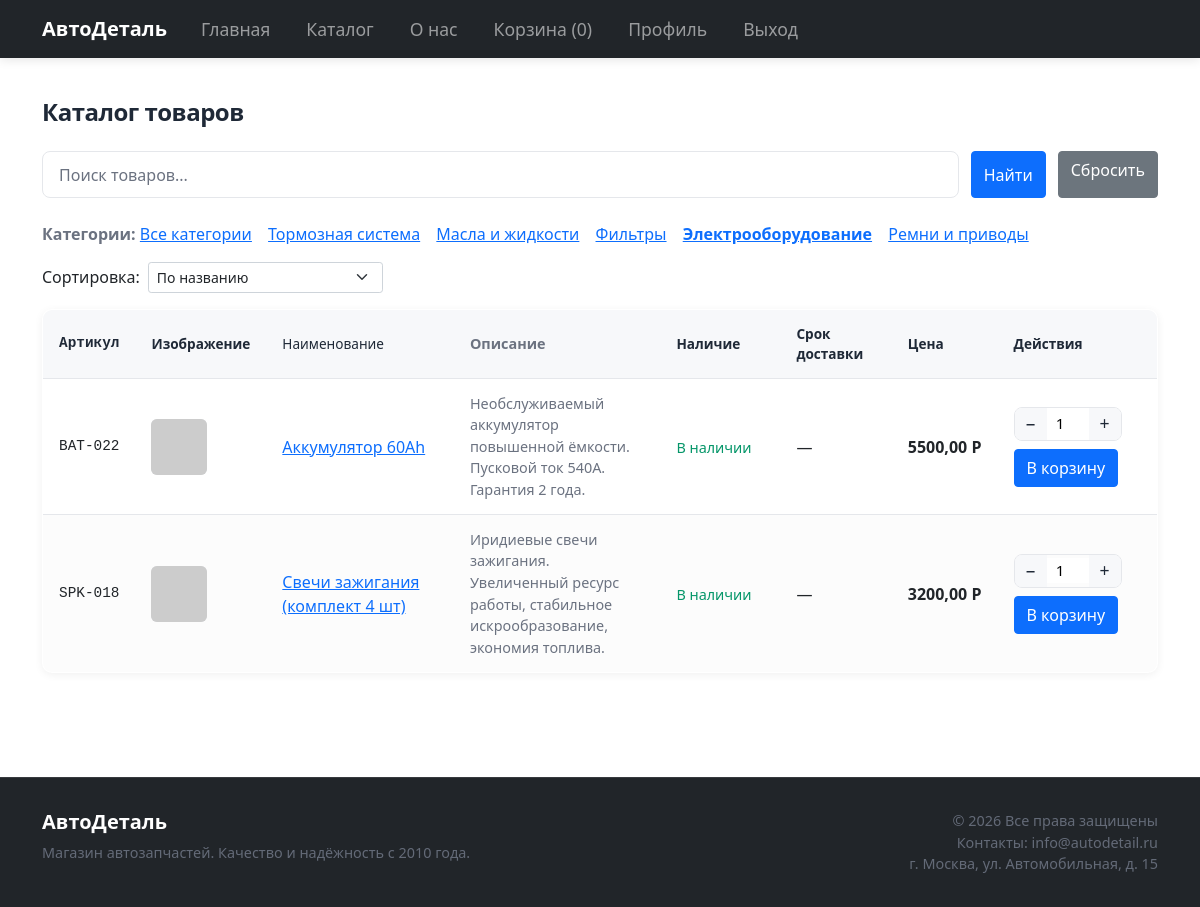
/catalog/?category=electrical&sort=name (signed in), run on the app's committed database.
### products/models.py (models this page shows, shortened)
class Category(models.Model):
    name = models.CharField(max_length=100, verbose_name='Название')
    slug = models.SlugField(unique=True, verbose_name='URL')
    description = models.TextField(verbose_name='Описание', blank=True)
    class Meta:
        verbose_name = 'Категория'
        verbose_name_plural = 'Категории'

class Product(models.Model):
    category = models.ForeignKey(
        Category,
        on_delete=models.CASCADE,
        related_name='products',
        verbose_name='Категория',
    )
    article = models.CharField(
        max_length=50,
        verbose_name='Артикул',
        blank=True,
        help_text='Например: BRK-001, OIL-005',
    )
    name = models.CharField(max_length=200, verbose_name='Название')
    slug = models.SlugField(unique=True, verbose_name='URL')
    description = models.TextField(verbose_name='Описание')
    price = models.DecimalField(
        max_digits=10,
        decimal_places=2,
        verbose_name='Цена',
    )
    image = models.ImageField(
        upload_to='products/%Y/%m/%d/',
        verbose_name='Изображение',
        blank=True,
        null=True,
    )
    stock = models.PositiveIntegerField(verbose_name='Количество на складе', default=0)
    delivery_days = models.CharField(
        max_length=50,
        verbose_name='Срок доставки при отсутствии',
        blank=True,
        help_text='Например: 3 дня',
    )
    available = models.BooleanField(default=True, verbose_name='Доступен')
    created = models.DateTimeField(auto_now_add=True, verbose_name='Создан')
    updated = models.DateTimeField(auto_now=True, verbose_name='Обновлён')
    class Meta:
        verbose_name = 'Товар'
        verbose_name_plural = 'Товары'
        ordering = ['-created']
    def get_absolute_url(self):
        return reverse('products:product_detail', args=[self.slug])
    @property
    def in_stock(self):
        return self.stock > 0

### products/views.py (the view)
# urls.py: path('catalog/', views.catalog_view, name='catalog'),
def catalog_view(request):
    products = Product.objects.filter(available=True).select_related('category')
    category_slug = request.GET.get('category')
    if category_slug:
        products = products.filter(category__slug=category_slug)
    query = request.GET.get('q')
    if query:
        products = products.filter(
            Q(name__icontains=query)
            | Q(description__icontains=query)
            | Q(article__icontains=query)
        )
    sort_by = request.GET.get('sort', 'name')
    if sort_by == 'price_asc':
        products = products.order_by('price')
    elif sort_by == 'price_desc':
        products = products.order_by('-price')
    else:
        products = products.order_by('name')
    paginator = Paginator(products, CATALOG_PAGE_SIZE)
    page = request.GET.get('page')
    try:
        products_page = paginator.page(page)
    except PageNotAnInteger:
        products_page = paginator.page(1)
    except EmptyPage:
        products_page = paginator.page(paginator.num_pages)
    context = {
        'products': products_page,
        'categories': Category.objects.all(),
        'sort': sort_by,
        'query': query or '',
        'category_slug': category_slug or '',
    }
    return render(request, 'products/catalog.html', context)

### cart/context_processors.py (called while the page is built)
def cart_total(request):
    if not hasattr(request, 'user') or not request.user:
        return {'cart_total_items': 0, 'cart': None}
    try:
        cart = get_or_create_cart(request)
        return {'cart_total_items': cart.total_items, 'cart': cart}
    except Exception:
        return {'cart_total_items': 0, 'cart': None}

### cart/models.py (called while the page is built)
    @property
    def total_items(self):
        return sum(item.quantity for item in self.items.all())

### cart/views.py (called while the page is built)
def get_or_create_cart(request):
    if request.user.is_authenticated:
        cart, _ = Cart.objects.get_or_create(user=request.user)
    else:
        if not request.session.session_key:
            request.session.create()
        cart, _ = Cart.objects.get_or_create(session_key=request.session.session_key)
    return cart

### templates/products/catalog.html (shortened to what this page needs)
{% extends 'base.html' %}
{% load static %}
{% block content %}
<h1 class="page-title">Каталог товаров</h1>
<form method="get" class="search-bar">
  <input type="search" name="q" value="{{ query }}" placeholder="Поиск товаров..." aria-label="Поиск">
  <button type="submit" class="btn btn-primary">Найти</button>
  {% if query or category_slug %}<a href="{% url 'products:catalog' %}" class="btn btn-secondary">Сбросить</a>{% endif %}
</form>
{% if categories %}
<p class="filter-categories">
  <strong>Категории:</strong>
  <a href="{% url 'products:catalog' %}{% if query %}?q={{ query|urlencode }}&sort={{ sort }}{% endif %}" class="{% if not category_slug %}active{% endif %}">Все категории</a>
  {% for cat in categories %}
  <a href="{% url 'products:catalog' %}?category={{ cat.slug }}{% if query %}&q={{ query|urlencode }}{% endif %}&sort={{ sort }}" class="{% if category_slug == cat.slug %}active{% endif %}">{{ cat.name }}</a>
  {% endfor %}
</p>
{% endif %}
<div class="catalog-toolbar d-flex flex-wrap align-items-center gap-2 mb-3">
  <label class="mb-0">Сортировка:</label>
  <form method="get" class="d-flex align-items-center gap-1" id="sort-form">
    <select name="sort" class="form-select form-select-sm" style="width: auto;" onchange="this.form.submit()">
      <option value="name" {% if sort == 'name' %}selected{% endif %}>По названию</option>
    </select>
  </form>
</div>
<table class="catalog-table">
  <thead>
    <tr>
      <th class="col-article">Артикул</th>
      <th class="col-image">Изображение</th>
      <th class="col-name">Наименование</th>
      <th class="col-desc">Описание</th>
      <th class="col-availability">Наличие</th>
      <th class="col-delivery">Срок доставки</th>
      <th class="col-price">Цена</th>
      <th class="col-actions">Действия</th>
    </tr>
  </thead>
  <tbody>
    {% for product in products %}
    <tr>
      <td class="col-article">{{ product.article|default:product.id }}</td>
      <td class="col-image">
        {% if product.image %}
        <img src="{{ product.image.url }}" alt="{{ product.name }}" width="56" height="56">
        {% else %}
        <img src="https://placehold.co/56x56/e5e7eb/6b7280?text={{ product.article|default:'—' }}" alt="" width="56" height="56">
        {% endif %}
      </td>
      <td class="col-name"><a href="{{ product.get_absolute_url }}">{{ product.name }}</a></td>
      <td class="col-desc">{{ product.description|truncatewords:20 }}</td>
      <td class="col-availability">
        {% if product.in_stock %}
        <span class="availability-in">В наличии</span>
        {% else %}
        <span class="availability-order">Под заказ</span>
        {% endif %}
      </td>
      <td class="col-delivery">{% if product.delivery_days %}{{ product.delivery_days }}{% else %}—{% endif %}</td>
      <td class="col-price">{{ product.price }} Р</td>
      <td class="col-actions">
        <form method="post" action="{% url 'cart:add_to_cart' %}" class="add-to-cart-form">
          <div class="qty-control">
            <button type="button" class="qty-minus" aria-label="Уменьшить">−</button>
            <input type="number" name="quantity" value="1" min="1" max="99" aria-label="Количество">
            <button type="button" class="qty-plus" aria-label="Увеличить">+</button>
          </div>
          <button type="submit" class="btn btn-primary add-to-cart-btn">В корзину</button>
        </form>
      </td>
    </tr>
    {% empty %}
    <tr><td colspan="9" class="text-center py-4">Товаров не найдено.</td></tr>
    {% endfor %}
  </tbody>
</table>
{% endblock %}

### static/css/style.css (style rules this page uses)
:root { --color-primary: #2563eb; --color-primary-hover: #1d4ed8; --color-text: #1f2937; --color-text-muted: #6b7280; --color-bg: #ffffff; --color-bg-light: #f7f8fa; --color-border: #e5e7eb; --color-success: #059669; --color-warning: #d97706; --font-sans: -apple-system, BlinkMacSystemFont, "Segoe UI", Roboto, "Helvetica Neue", Arial, sans-serif; --max-width: 1200px; --header-bg: #fafafa; }
* { box-sizing: border-box; }
body { margin: 0; font-family: var(--font-sans), 'Arial', sans-serif; font-size: 16px; line-height: 1.6; color: var(--color-text); background: var(--color-bg); min-height: 100vh; display: flex; flex-direction: column; -webkit-font-smoothing: antialiased; }
a { color: var(--color-primary); text-decoration: none; }
h1 { font-size: 1.75rem; margin: 0 0 1.5rem; color: var(--color-text); }
p { margin: 0 0 0.75rem; color: var(--color-text-muted); }
.btn { display: inline-flex; align-items: center; justify-content: center; gap: 0.5rem; padding: 0.6rem 1.25rem; font-size: 1rem; font-family: inherit; font-weight: 500; border: none; border-radius: 8px; cursor: pointer; text-decoration: none; transition: background 0.2s ease, transform 0.15s ease, box-shadow 0.2s ease; }
.btn-primary { background: var(--color-primary); color: white; }
.btn-secondary { background: var(--color-border); color: var(--color-text); }
.page-title { font-size: 1.5rem; margin: 0 0 1.5rem; font-weight: 600; letter-spacing: -0.02em; }
.search-bar { display: flex; gap: 0.75rem; margin-bottom: 1.5rem; flex-wrap: wrap; }
.search-bar input { flex: 1; min-width: 180px; padding: 0.65rem 1rem; border: 1px solid var(--color-border); border-radius: 8px; font-size: 1rem; transition: border-color 0.2s ease, box-shadow 0.2s ease; }
.search-bar input::placeholder { color: var(--color-text-muted); }
.filter-categories { margin-bottom: 1rem; }
.filter-categories a { margin-right: 0.75rem; }
.filter-categories a.active { font-weight: 600; }
.catalog-table { width: 100%; border-collapse: collapse; background: var(--color-bg); border-radius: 10px; overflow: hidden; box-shadow: 0 2px 8px rgba(0, 0, 0, 0.06); border: 1px solid var(--color-border); }
.catalog-table th, .catalog-table td { padding: 0.85rem 1rem; text-align: left; border-bottom: 1px solid var(--color-border); }
.catalog-table th { background: var(--color-bg-light); font-weight: 600; font-size: 0.85rem; color: var(--color-text); }
.catalog-table tbody tr { transition: background 0.15s ease; }
.catalog-table .col-article { width: 90px; font-family: monospace; font-size: 0.9rem; }
.catalog-table .col-image { width: 70px; }
.catalog-table .col-image img { width: 56px; height: 56px; object-fit: cover; border-radius: 6px; background: var(--color-border); }
.catalog-table .col-name { font-weight: 500; color: var(--color-text); }
.catalog-table .col-desc { max-width: 280px; font-size: 0.9rem; color: var(--color-text-muted); }
.catalog-table .col-availability { width: 120px; }
.availability-in { color: var(--color-success); font-size: 0.9rem; }
.catalog-table .col-price { font-weight: 600; white-space: nowrap; }
.catalog-table .col-actions { width: 160px; }
.qty-control { display: inline-flex; align-items: center; border: 1px solid var(--color-border); border-radius: 8px; margin-bottom: 0.5rem; overflow: hidden; }
.qty-control button { width: 32px; height: 32px; border: none; background: var(--color-bg-light); cursor: pointer; font-size: 1.1rem; line-height: 1; color: var(--color-text); transition: background 0.15s ease; }
.qty-control input { width: 42px; border: none; text-align: center; font-size: 0.95rem; }
.add-to-cart-btn { display: inline-flex; align-items: center; gap: 0.35rem; padding: 0.4rem 0.75rem; font-size: 0.9rem; }

### data on the page
Category: name "Тормозная система"
Category: name "Масла и жидкости"
Category: name "Фильтры"
Category: name "Электрооборудование"
Category: name "Ремни и приводы"
Product: article "BAT-022", name "Аккумулятор 60Ah", description "Необслуживаемый аккумулятор повышенной ёмкости. Пусковой ток 540А. Гарантия 2 года.", stock "В наличии", price "5500,00"
Product: article "SPK-018", name "Свечи зажигания (комплект 4 шт)", description "Иридиевые свечи зажигания. Увеличенный ресурс работы, стабильное искрообразование, экономия топлива.", stock "В наличии", price "3200,00"

### other printed values
{{ cart_total_items|default:0 }} "0"
